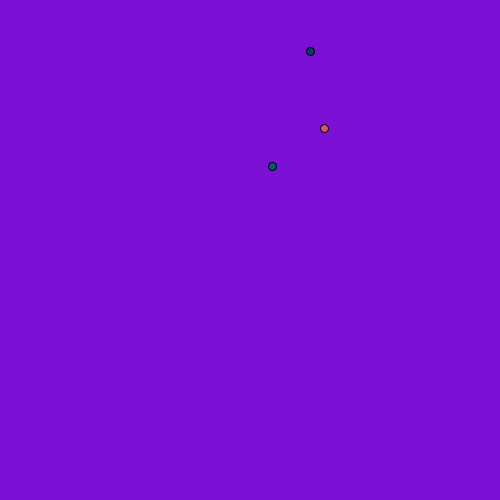
Frame 1 (no input)
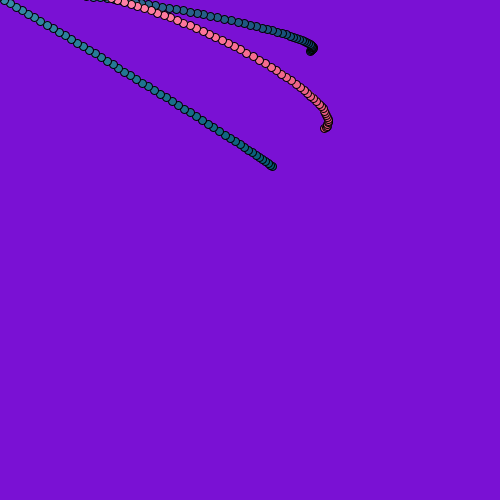
Frame 60 (the mouse pressed at the canvas centre just before this capture)
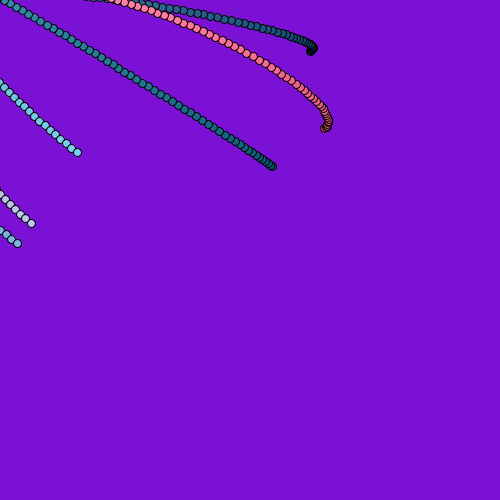
Frame 120 (the mouse held since frame 60 and released just before this capture)

The Processing sketch that drew these frames (run headless with seeded random() and noise(); from frame 60 on, the mouse is pressed at the canvas centre):

// Processing sketch: processing_53037
// ── processing_53037.pde

// sketch inspired by the Vector Tutorial at
// processing.org

PVector poz, speed, velocity;
labda[] l;
int n=3;

void setup() {
  size(500,500);
  smooth();
  //frameRate(15);
  uj();
  background(random(255),random(255),random(255));
}

void uj() {
  l = new labda[n];
  for (int i=0; i<l.length; i++) {
    l[i] = new labda();
  } 
}

void draw() {
  for (int i=0; i<l.length; i++) {
    l[i].update();
    l[i].display();
  }
  
}

class labda {
  int r,g,b;
  boolean RR,GG,BB;
  PVector poz, speed, velocity;
  labda() {
    velocity=new PVector(0,0.1);
    poz=new PVector(random(width),random(height));
    //speed=new PVector(random(6)-3,random(6)-3);
    speed=new PVector(random(4)-2,random(4)-2);
    r=int(random(255));
    g=int(random(255));
    b=int(random(255));
    RR=true;
    GG=true;
    BB=true;
  }
  
  void update() {
    //eger es tarsai
    PVector mouse=new PVector(mouseX,mouseY);
    PVector irany;
    irany=PVector.sub(mouse,poz);
    irany.normalize();
    irany.mult(0.3);
    
    speed.add(irany);
    speed.limit(7);
    //speed.add(velocity);
    poz.add(speed);
     
    if(RR) {r++;} else {r--;}
    if (r>260) {RR=false;}
    if (r<0) {RR=true;}
    
    if(GG) {g++;} else {g--;}
    if (g>260) {GG=false;}
    if (g<0) {GG=true;}
    
    if(BB) {b++;} else {b--;}
    if (b>260) {BB=false;}
    if (b<0) {BB=true;}
    
    /*if ((poz.x > width) || (poz.x < 0)) {
      speed.x=speed.x * -1; 
    }
    if ((poz.y > height) || (poz.y < 0)) {
      speed.y=speed.y * -1; 
    }  
    */
  }
  
  void display() {
    fill(r,g,b);
    ellipse(poz.x,poz.y,8,8);
  }
}

void mouseClicked() {
 uj(); 
}

void keyPressed () {
    if (keyCode == ENTER) {
    uj();
    background(random(255),random(255),random(255));
  }
}
